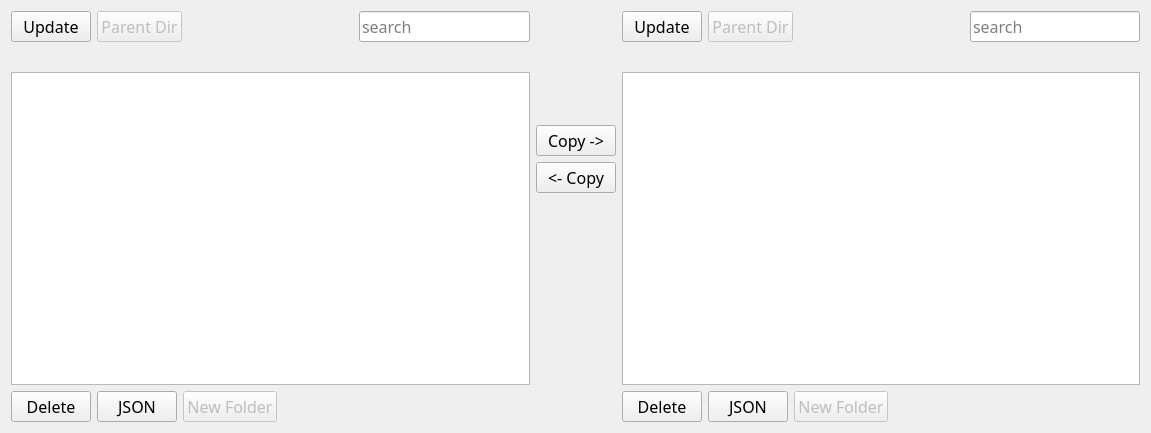
<?xml version="1.0" encoding="UTF-8"?>
<ui version="4.0">
 <class>Form</class>
 <widget class="QWidget" name="Form">
  <property name="geometry">
   <rect>
    <x>0</x>
    <y>0</y>
    <width>1151</width>
    <height>433</height>
   </rect>
  </property>
  <property name="windowTitle">
   <string>Form</string>
  </property>
  <layout class="QHBoxLayout" name="horizontalLayout">
   <item>
    <layout class="QVBoxLayout" name="verticalLayoutAllLeft">
     <item>
      <layout class="QHBoxLayout" name="horizontalTopButtonsLeft">
       <item>
        <layout class="QHBoxLayout" name="horizontalLayoutTopPushButtonsLeft">
         <item>
          <widget class="QPushButton" name="pushButtonUpdateLeft">
           <property name="maximumSize">
            <size>
             <width>85</width>
             <height>16777215</height>
            </size>
           </property>
           <property name="font">
            <font>
             <family>Waree</family>
             <pointsize>12</pointsize>
            </font>
           </property>
           <property name="contextMenuPolicy">
            <enum>Qt::NoContextMenu</enum>
           </property>
           <property name="toolTip">
            <string>Update the list of Field Extraction Rules based on the org/credentials entered above. </string>
           </property>
           <property name="text">
            <string>Update</string>
           </property>
          </widget>
         </item>
         <item>
          <widget class="QPushButton" name="pushButtonParentDirLeft">
           <property name="enabled">
            <bool>false</bool>
           </property>
           <property name="font">
            <font>
             <family>Waree</family>
             <pointsize>12</pointsize>
            </font>
           </property>
           <property name="text">
            <string>Parent Dir</string>
           </property>
          </widget>
         </item>
         <item>
          <spacer name="horizontalSpacer_34">
           <property name="orientation">
            <enum>Qt::Horizontal</enum>
           </property>
           <property name="sizeHint" stdset="0">
            <size>
             <width>40</width>
             <height>20</height>
            </size>
           </property>
          </spacer>
         </item>
         <item>
          <widget class="QLineEdit" name="lineEditSearchLeft">
           <property name="font">
            <font>
             <family>Waree</family>
             <pointsize>12</pointsize>
            </font>
           </property>
           <property name="placeholderText">
            <string>search</string>
           </property>
          </widget>
         </item>
        </layout>
       </item>
      </layout>
     </item>
     <item>
      <widget class="QLabel" name="labelPathLeft">
       <property name="font">
        <font>
         <family>Waree</family>
         <pointsize>10</pointsize>
        </font>
       </property>
       <property name="text">
        <string/>
       </property>
      </widget>
     </item>
     <item>
      <widget class="QListWidget" name="listWidgetLeft">
       <property name="font">
        <font>
         <family>Waree</family>
         <pointsize>12</pointsize>
        </font>
       </property>
       <property name="selectionMode">
        <enum>QAbstractItemView::ExtendedSelection</enum>
       </property>
       <property name="sortingEnabled">
        <bool>true</bool>
       </property>
      </widget>
     </item>
     <item>
      <layout class="QHBoxLayout" name="horizontalLayoutBottomButtonsLeft">
       <item>
        <widget class="QPushButton" name="pushButtonDeleteLeft">
         <property name="maximumSize">
          <size>
           <width>85</width>
           <height>16777215</height>
          </size>
         </property>
         <property name="font">
          <font>
           <family>Waree</family>
           <pointsize>12</pointsize>
          </font>
         </property>
         <property name="toolTip">
          <string>Delete the selected Field Extraction Rules. Be careful!</string>
         </property>
         <property name="text">
          <string>Delete</string>
         </property>
        </widget>
       </item>
       <item>
        <widget class="QPushButton" name="pushButtonJSONLeft">
         <property name="font">
          <font>
           <family>Waree</family>
           <pointsize>12</pointsize>
          </font>
         </property>
         <property name="toolTip">
          <string>View FER(s) JSON</string>
         </property>
         <property name="text">
          <string>JSON</string>
         </property>
        </widget>
       </item>
       <item>
        <widget class="QPushButton" name="pushButtonNewFolderLeft">
         <property name="enabled">
          <bool>false</bool>
         </property>
         <property name="font">
          <font>
           <family>Waree</family>
           <pointsize>12</pointsize>
          </font>
         </property>
         <property name="text">
          <string>New Folder</string>
         </property>
        </widget>
       </item>
       <item>
        <spacer name="horizontalSpacer_40">
         <property name="orientation">
          <enum>Qt::Horizontal</enum>
         </property>
         <property name="sizeHint" stdset="0">
          <size>
           <width>40</width>
           <height>20</height>
          </size>
         </property>
        </spacer>
       </item>
      </layout>
     </item>
    </layout>
   </item>
   <item>
    <layout class="QVBoxLayout" name="verticalLayoutCenterButton">
     <item>
      <spacer name="verticalSpacer_19">
       <property name="orientation">
        <enum>Qt::Vertical</enum>
       </property>
       <property name="sizeHint" stdset="0">
        <size>
         <width>20</width>
         <height>80</height>
        </size>
       </property>
      </spacer>
     </item>
     <item>
      <widget class="QPushButton" name="pushButtonCopyLeftToRight">
       <property name="font">
        <font>
         <family>Waree</family>
         <pointsize>12</pointsize>
        </font>
       </property>
       <property name="contextMenuPolicy">
        <enum>Qt::NoContextMenu</enum>
       </property>
       <property name="toolTip">
        <string>Copy the the select Field Extraction Rule(s) from the left org to the right org. </string>
       </property>
       <property name="text">
        <string>Copy -&gt;</string>
       </property>
      </widget>
     </item>
     <item>
      <widget class="QPushButton" name="pushButtonCopyRightToLeft">
       <property name="font">
        <font>
         <family>Waree</family>
         <pointsize>12</pointsize>
        </font>
       </property>
       <property name="contextMenuPolicy">
        <enum>Qt::NoContextMenu</enum>
       </property>
       <property name="toolTip">
        <string>Copy the the select Field Extraction Rule(s) from the right org to the left org. </string>
       </property>
       <property name="text">
        <string>&lt;- Copy</string>
       </property>
      </widget>
     </item>
     <item>
      <spacer name="verticalSpacer_20">
       <property name="orientation">
        <enum>Qt::Vertical</enum>
       </property>
       <property name="sizeHint" stdset="0">
        <size>
         <width>20</width>
         <height>40</height>
        </size>
       </property>
      </spacer>
     </item>
     <item>
      <spacer name="verticalSpacer_21">
       <property name="orientation">
        <enum>Qt::Vertical</enum>
       </property>
       <property name="sizeHint" stdset="0">
        <size>
         <width>20</width>
         <height>40</height>
        </size>
       </property>
      </spacer>
     </item>
    </layout>
   </item>
   <item>
    <layout class="QVBoxLayout" name="verticalLayoutAllRight">
     <item>
      <layout class="QHBoxLayout" name="horizontalTopButtonsRight">
       <item>
        <layout class="QHBoxLayout" name="horizontalLayoutTopPushButtonsRight">
         <item>
          <widget class="QPushButton" name="pushButtonUpdateRight">
           <property name="maximumSize">
            <size>
             <width>85</width>
             <height>16777215</height>
            </size>
           </property>
           <property name="font">
            <font>
             <family>Waree</family>
             <pointsize>12</pointsize>
            </font>
           </property>
           <property name="contextMenuPolicy">
            <enum>Qt::NoContextMenu</enum>
           </property>
           <property name="toolTip">
            <string>Update the list of Field Extraction Rules based on the org/credentials entered above. </string>
           </property>
           <property name="text">
            <string>Update</string>
           </property>
          </widget>
         </item>
         <item>
          <widget class="QPushButton" name="pushButtonParentDirRight">
           <property name="enabled">
            <bool>false</bool>
           </property>
           <property name="font">
            <font>
             <family>Waree</family>
             <pointsize>12</pointsize>
            </font>
           </property>
           <property name="text">
            <string>Parent Dir</string>
           </property>
          </widget>
         </item>
         <item>
          <spacer name="horizontalSpacer_37">
           <property name="orientation">
            <enum>Qt::Horizontal</enum>
           </property>
           <property name="sizeHint" stdset="0">
            <size>
             <width>40</width>
             <height>20</height>
            </size>
           </property>
          </spacer>
         </item>
         <item>
          <widget class="QLineEdit" name="lineEditSearchRight">
           <property name="font">
            <font>
             <family>Waree</family>
             <pointsize>12</pointsize>
            </font>
           </property>
           <property name="placeholderText">
            <string>search</string>
           </property>
          </widget>
         </item>
        </layout>
       </item>
      </layout>
     </item>
     <item>
      <widget class="QLabel" name="labelPathRight">
       <property name="font">
        <font>
         <family>Waree</family>
         <pointsize>10</pointsize>
        </font>
       </property>
       <property name="text">
        <string/>
       </property>
      </widget>
     </item>
     <item>
      <widget class="QListWidget" name="listWidgetRight">
       <property name="font">
        <font>
         <family>Waree</family>
         <pointsize>12</pointsize>
        </font>
       </property>
       <property name="selectionMode">
        <enum>QAbstractItemView::ExtendedSelection</enum>
       </property>
       <property name="sortingEnabled">
        <bool>true</bool>
       </property>
      </widget>
     </item>
     <item>
      <layout class="QHBoxLayout" name="horizontalLayoutBottomButtonsRight">
       <item>
        <widget class="QPushButton" name="pushButtonDeleteRight">
         <property name="maximumSize">
          <size>
           <width>85</width>
           <height>16777215</height>
          </size>
         </property>
         <property name="font">
          <font>
           <family>Waree</family>
           <pointsize>12</pointsize>
          </font>
         </property>
         <property name="toolTip">
          <string>Delete the selected Field Extraction Rules. Be careful!</string>
         </property>
         <property name="text">
          <string>Delete</string>
         </property>
        </widget>
       </item>
       <item>
        <widget class="QPushButton" name="pushButtonJSONRight">
         <property name="font">
          <font>
           <family>Waree</family>
           <pointsize>12</pointsize>
          </font>
         </property>
         <property name="toolTip">
          <string>View FER(s) JSON</string>
         </property>
         <property name="text">
          <string>JSON</string>
         </property>
        </widget>
       </item>
       <item>
        <widget class="QPushButton" name="pushButtonNewFolderRight">
         <property name="enabled">
          <bool>false</bool>
         </property>
         <property name="font">
          <font>
           <family>Waree</family>
           <pointsize>12</pointsize>
          </font>
         </property>
         <property name="text">
          <string>New Folder</string>
         </property>
        </widget>
       </item>
       <item>
        <spacer name="horizontalSpacer_39">
         <property name="orientation">
          <enum>Qt::Horizontal</enum>
         </property>
         <property name="sizeHint" stdset="0">
          <size>
           <width>40</width>
           <height>20</height>
          </size>
         </property>
        </spacer>
       </item>
      </layout>
     </item>
    </layout>
   </item>
  </layout>
 </widget>
 <resources/>
 <connections/>
</ui>
